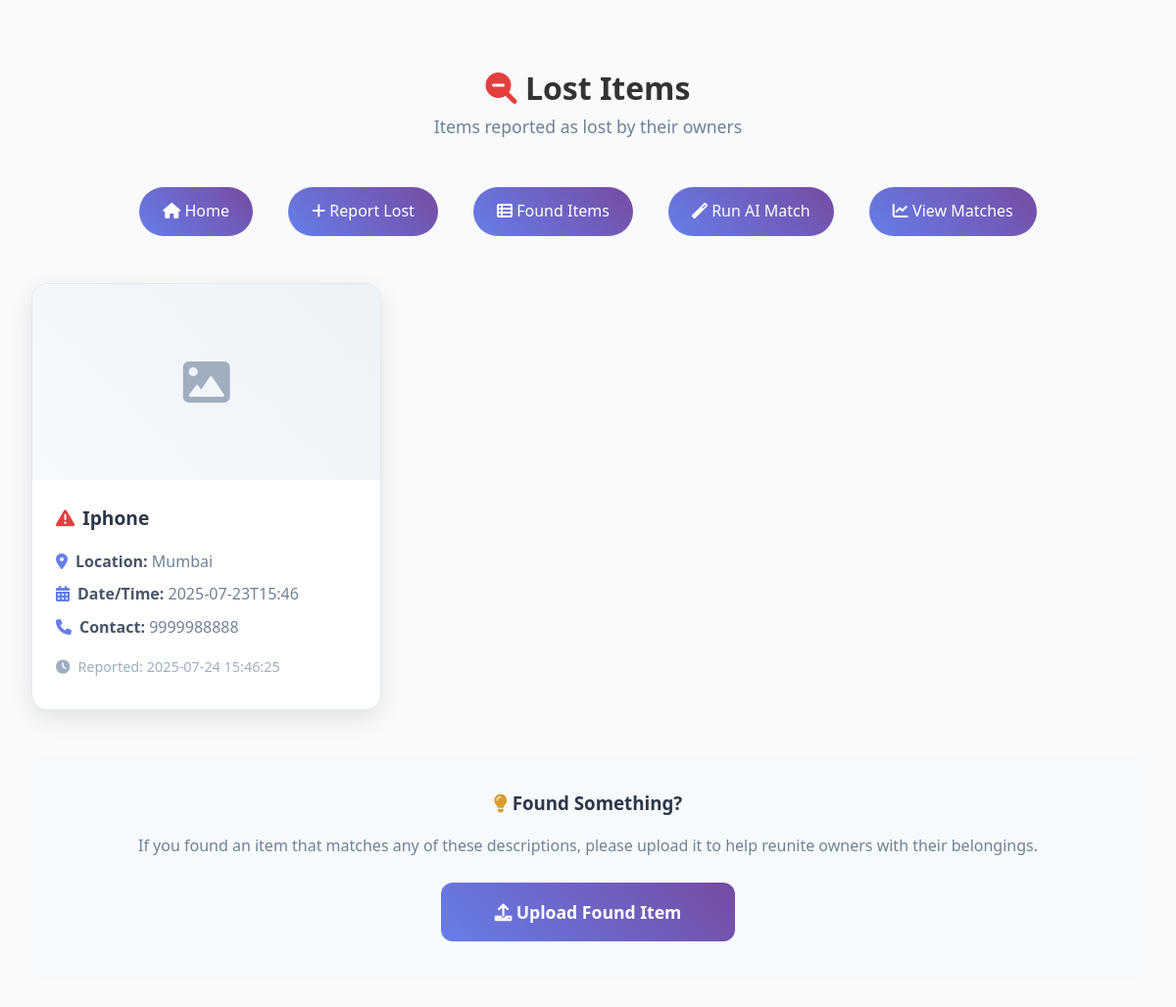
/view_lost_items, run on the app's committed database.
### tables this page shows
CREATE TABLE lost_items (
            id INTEGER PRIMARY KEY AUTOINCREMENT,
            description TEXT NOT NULL,
            location TEXT NOT NULL,
            date_time TEXT NOT NULL,
            contact_info TEXT,
            image_path TEXT,
            timestamp TEXT NOT NULL
        );

### app.py (the view)
@app.route('/view_lost_items')
def view_lost_items():
    conn = sqlite3.connect(DATABASE)
    cursor = conn.cursor()
    cursor.execute('SELECT * FROM lost_items ORDER BY timestamp DESC')
    lost_items = cursor.fetchall()
    conn.close()
    lost_items_list = []
    for item in lost_items:
        lost_items_list.append({
            'id': item[0], 'description': item[1], 'location': item[2],
            'date_time': item[3], 'contact_info': item[4], 'image_path': item[5],
            'timestamp': item[6]
        })
    return render_template('lost_items.html', lost_items=lost_items_list)

### templates/lost_items.html (shortened to what this page needs)
<!DOCTYPE html>
<html lang="en">
  <head>
    <link
      rel="stylesheet"
      href="{{ url_for('static', filename='css/style.css') }}"
    />
    <link
      href="https://cdnjs.cloudflare.com/ajax/libs/font-awesome/6.0.0/css/all.min.css"
      rel="stylesheet"
    />
  </head>
  <body>
    <div class="container">
      <div style="text-align: center; margin-bottom: 2rem">
        <h1>
          <i class="fas fa-search-minus" style="color: #e53e3e"></i> Lost Items
        </h1>
        <p style="color: #718096; font-size: 1.1rem">
          Items reported as lost by their owners
        </p>
      </div>
      <nav>
        <a href="{{ url_for('index') }}"><i class="fas fa-home"></i> Home</a>
        <a href="{{ url_for('submit_item') }}"
          ><i class="fas fa-plus"></i> Report Lost</a
        >
        <a href="{{ url_for('view_found_items') }}"
          ><i class="fas fa-th-list"></i> Found Items</a
        >
        <a href="{{ url_for('match_items') }}"
          ><i class="fas fa-magic"></i> Run AI Match</a
        >
        <a href="{{ url_for('get_matches') }}"
          ><i class="fas fa-chart-line"></i> View Matches</a
        >
      </nav>
       {% if lost_items %}
      <div class="items-grid">
        {% for item in lost_items %}
        <div class="item-card">
          {% if item.image_path %}
          <img
            src="{{ url_for('static', filename=item.image_path.replace('static/', '')) }}"
            alt="Lost item"
          />
          {% else %}
          <div
            style="
              height: 200px;
              background: linear-gradient(45deg, #f7fafc, #edf2f7);
              display: flex;
              align-items: center;
              justify-content: center;
              color: #a0aec0;
            "
          >
            <i class="fas fa-image" style="font-size: 3rem"></i>
          </div>
          {% endif %}
          <div class="item-card-content">
            <h3>
              <i
                class="fas fa-exclamation-triangle"
                style="color: #e53e3e; margin-right: 0.5rem"
              ></i
              >{{ item.description }}
            </h3>
            <p>
              <i
                class="fas fa-map-marker-alt"
                style="color: #667eea; margin-right: 0.5rem"
              ></i
              ><strong>Location:</strong> {{ item.location }}
            </p>
            <p>
              <i
                class="fas fa-calendar-alt"
                style="color: #667eea; margin-right: 0.5rem"
              ></i
              ><strong>Date/Time:</strong> {{ item.date_time }}
            </p>
            {% if item.contact_info %}
            <p>
              <i
                class="fas fa-phone"
                style="color: #667eea; margin-right: 0.5rem"
              ></i
              ><strong>Contact:</strong> {{ item.contact_info }}
            </p>
            {% endif %}
            <p style="font-size: 0.9rem; color: #a0aec0; margin-top: 1rem">
              <i class="fas fa-clock" style="margin-right: 0.5rem"></i>Reported:
              {{ item.timestamp.split('.')[0] if '.' in item.timestamp else
              item.timestamp }}
            </p>
          </div>
        </div>
        {% endfor %}
      </div>
      {% endif %} {% if lost_items %}
      <div
        style="
          text-align: center;
          margin-top: 3rem;
          padding: 2rem;
          background: #f7fafc;
          border-radius: 16px;
        "
      >
        <h3 style="color: #2d3748; margin-bottom: 1rem">
          <i class="fas fa-lightbulb" style="color: #d69e2e"></i> Found
          Something?
        </h3>
        <p style="color: #718096; margin-bottom: 1.5rem">
          If you found an item that matches any of these descriptions, please
          upload it to help reunite owners with their belongings.
        </p>
        <a
          href="{{ url_for('upload_found') }}"
          class="btn"
          style="max-width: 300px; margin: 0 auto"
        >
          <i class="fas fa-upload"></i> Upload Found Item
        </a>
      </div>
      {% endif %}
    </div>
  </body>
</html>

### static/css/style.css (style rules this page uses)
* { margin: 0; padding: 0; box-sizing: border-box; }
body { font-family: "Segoe UI", Tahoma, Geneva, Verdana, sans-serif; line-height: 1.6; color: #333; background: #f8fafc; }
.container { max-width: 1200px; margin: 0 auto; padding: 4rem 2rem; }
.btn { background: linear-gradient(45deg, #667eea, #764ba2); color: white; padding: 1rem 2rem; border: none; border-radius: 12px; cursor: pointer; font-size: 1.1rem; font-weight: 600; transition: all 0.3s ease; text-decoration: none; display: inline-block; text-align: center; width: 100%; position: relative; overflow: hidden; }
.btn::before { content: ""; position: absolute; top: 0; left: -100%; width: 100%; height: 100%; background: linear-gradient( 90deg, transparent, rgba(255, 255, 255, 0.2), transparent ); transition: left 0.5s; }
nav { text-align: center; margin-bottom: 2rem; padding: 1rem 0; }
nav a { display: inline-block; margin: 0 1rem; padding: 0.75rem 1.5rem; background: linear-gradient(45deg, #667eea, #764ba2); color: white; text-decoration: none; border-radius: 25px; transition: all 0.3s ease; font-weight: 500; }
.items-grid { display: grid; grid-template-columns: repeat(auto-fill, minmax(320px, 1fr)); gap: 2rem; margin-top: 2rem; }
.item-card { background: white; border-radius: 16px; box-shadow: 0 8px 25px rgba(0, 0, 0, 0.1); overflow: hidden; transition: all 0.3s ease; border: 1px solid #e2e8f0; }
.item-card-content { padding: 1.5rem; }
.item-card h3 { color: #2d3748; margin-bottom: 1rem; font-size: 1.2rem; }
.item-card p { margin-bottom: 0.5rem; color: #718096; }
.item-card strong { color: #4a5568; }

### data on the page
lost_items: description "Iphone", location "Mumbai", date_time "2025-07-23T15:46", contact_info "9999988888", timestamp "2025-07-24 15:46:25"
